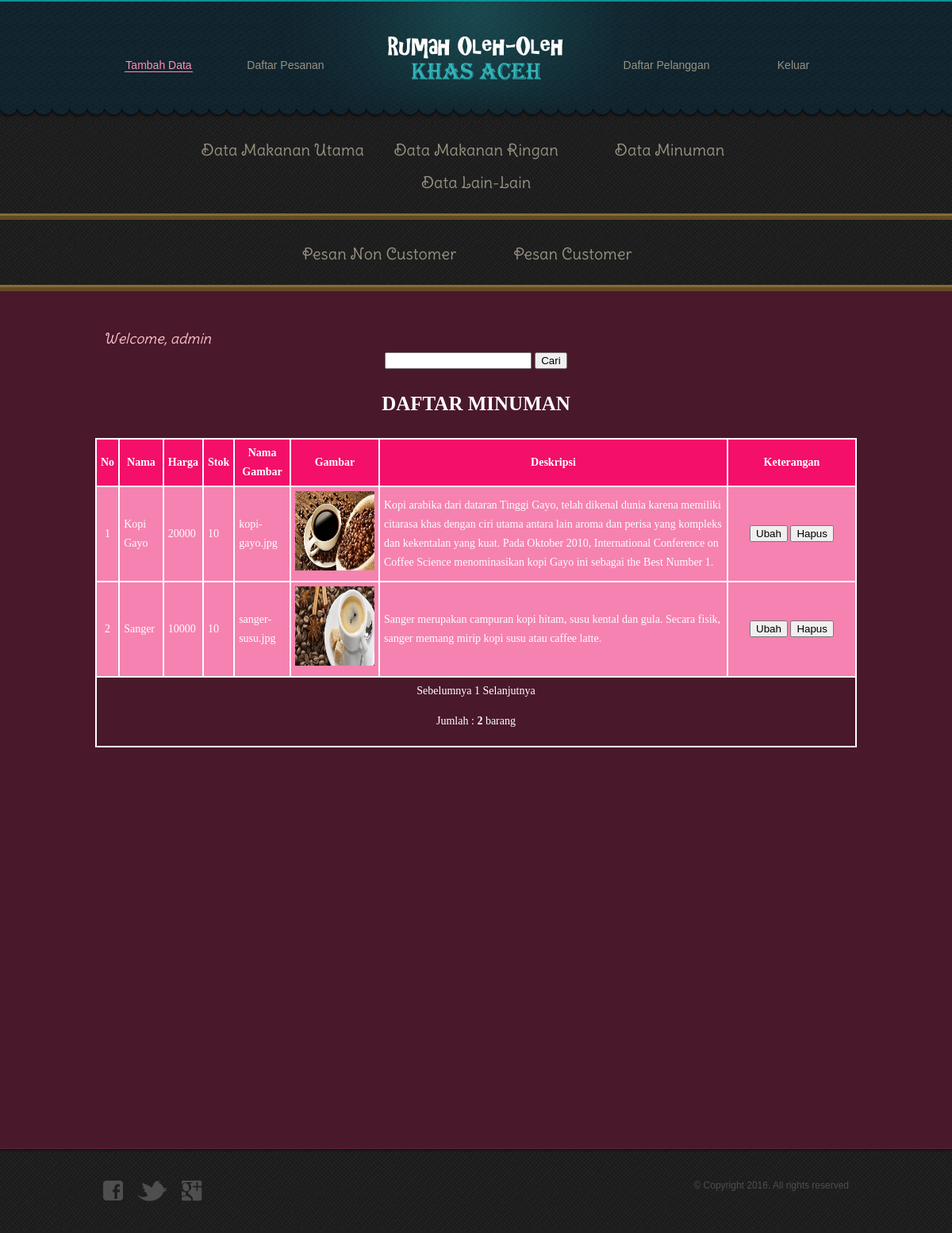
The page /admin/listminuman.php (signed in) on the database its author committed.
### tables this page shows
CREATE TABLE IF NOT EXISTS `barang` (
  `id_barang` int(5) NOT NULL AUTO_INCREMENT,
  `id_jenis` int(3) NOT NULL,
  `nama_barang` varchar(20) NOT NULL,
  `harga` int(10) NOT NULL,
  `stok` varchar(3) NOT NULL,
  `gambar` varchar(50) NOT NULL,
  `keterangan` varchar(300) NOT NULL,
  PRIMARY KEY (`id_barang`),
  KEY `barang_ibfk_1` (`id_jenis`)
);

### admin/listminuman.php (the view, shortened to what this page needs)
<!DOCTYPE html>
<?php
	$cari = $_GET ['cari'];
?>
<html>
<head>
	<link rel="stylesheet" type="text/css" href="../css/style.css">
</head>
<body>
<?php
	include "header.php";
	if ($cari == '')
	{
?>
	<div id="body">
		<div id="about">
		<h3>
			<?php
				echo"<i>Welcome, ".$_SESSION['username']." </i>";
			?>
		</h3>
			<center>
				<form method="get" action="listminuman.php">
				<center>
					<input type="text" name="cari">
					<input type="submit" name="submit" value="Cari" class="button">
				</center>
				</form>
			</center>
			<br><br>
			<h1 align="center"><b>DAFTAR MINUMAN</b></h1>
			<br><br>
			<table border="1" align="center" bordercolor="#ffffff" cellspacing="0" cellpadding="5" width="100%" height="100%">
				<tr bgcolor="#f30f6a" align="center">
					<td><b>No</b></td>
					<td><b>Nama</b></td>
					<td><b>Harga</b></td>
					<td><b>Stok</b></td>
					<td><b>Nama Gambar</b></td>
					<td><b>Gambar</b></td>
					<td><b>Deskripsi</b></td>
					<td><b>Keterangan</b></td>
				</tr>
				<?php
					$batas   = 10;
					if(empty($_GET['halaman'])){
						$posisi  = 0;
						$halaman = 1;
					}
					else{
						$halaman= $_GET['halaman'];
						$posisi = ($halaman-1) * $batas;
					}
					$result = mysql_query("SELECT b.nama_barang, b.harga, b.stok, b.gambar, b.keterangan, b.id_barang
										   FROM barang b, jenis j
										   WHERE b.id_jenis = j.id_jenis AND j.id_jenis =3 LIMIT $posisi, $batas");
					$no = $posisi+1;
					while($cols = mysql_fetch_array($result))
					{
				echo"<tr bgcolor='#f682b1'>
					<td height='30' align='center'>" .$no."</td>
					<td>".$cols [0]."</td>
					<td>".$cols [1]."</td>
					<td>".$cols [2]."</td>
					<td>".$cols [3]."</td>
					<td>"?><img src="../barang/<?PHP echo $cols['gambar'];?>"/ width="100" height="100"></td>
					<?php
					echo"<td>".$cols [4]."</td>
					<td align='center' width='150'>
						<a href=\"editminuman.php?id=".$cols[5]."\"><button>Ubah</button></a>
						<a href=\"hapusminuman.php?id=".$cols[5]."\" title=\"delete\" onclick=\"return confirm('Apakah Anda akan menghapus data ini?');\"><button>Hapus</button></a>
					</td>
				</tr>";
					$no++;
					}
					$tampil = mysql_query("SELECT b.nama_barang, b.harga, b.stok, b.gambar, b.keterangan
										   FROM barang b, jenis j
										   WHERE b.id_jenis = j.id_jenis AND j.id_jenis =3 GROUP BY b.nama_barang");
					$jmldata = mysql_num_rows($tampil);
					$jmlhal  = ceil($jmldata/$batas);
					echo"<tr>
						<td colspan='8' align=center>
						";
								if($halaman > 1){
									$prev=$halaman-1;
									echo "<span class=prevnext><a href=$_SERVER[PHP_SELF]?halaman=$prev&cari= id='font'>Sebelumnya </a></span> ";
								}
								else{
									echo "<center><span class=disabled id='font'>Sebelumnya </span>";
								}
								for($i=1;$i<=$jmlhal;$i++)
								if ($i != $halaman){
									echo " <a href=$_SERVER[PHP_SELF]?halaman=$i&cari= id='font'>$i</a> ";
								}
								else{
									echo "<span class=current id='font'>$i </span>";
								}
								if($halaman < $jmlhal){
									$next=$halaman+1;
									echo "<span class=prevnext><a href=$_SERVER[PHP_SELF]?halaman=$next&cari= id='font'> Selanjutnya</a></span>";
								}
								else{
									echo "<span class=disabled id='font'> Selanjutnya</span></center>";
								}
								echo "</div><p align=center id='font'>Jumlah : <b>$jmldata</b> barang</p>";
							?>
						</div>
<?php }
	include "footer.php";
?>
</body>
</html>

### css/style.css (style rules this page uses)
#body #about h1 b { color:#ffffff; font-size: 25px; font-family: 'georgia'; }
table { color: #ffffff; font-family: 'Georgia'; font-size: 14px; font-weight: normal; line-height: 24px; text-align:middle; border-style:solid; border-color:#ffffff; }
body { background: url(../images/bg-body.jpg) repeat left top; font-family: Arial, Helvetica, sans-serif; font-size: 14px; line-height: 1; margin: 0; min-width: 960px; padding: 0; }
a { outline: none; }
img { border: 0; }
#body { background: #4a182b; border-bottom: 1px solid #5f233a; min-height: 1050px; padding: 15px 0 15px; width: 100%; }
#body > div { margin: 0 auto; padding: 0; width: 960px; }
#body #about h1 { color: #fcc5c9; font-size: 24px; font-family: 'DeliusSwashCaps-Regular'; font-weight: normal; line-height: 30px; margin: 0; padding: 0 10px; }
#body #about h3 { color: #fcc5c9; font-size: 18px; font-family: 'DeliusSwashCaps-Regular'; font-weight: normal; margin: 0; padding: 36px 10px 8px; }

### rows shown on the page
barang: nama_barang "Kopi Gayo", harga "20000", stok "10", gambar "kopi-gayo.jpg", gambar (picture), keterangan "Kopi arabika dari dataran Tinggi Gayo, telah dikenal dunia karena memiliki citarasa khas dengan ciri utama antara lain aroma dan perisa yang kompleks dan kekentalan yang kuat. Pada Oktober 2010, International Conference on Coffee Science menominasikan kopi Gayo ini sebagai the Best Number 1."
barang: nama_barang "Sanger", harga "10000", stok "10", gambar "sanger-susu.jpg", gambar (picture), keterangan "Sanger merupakan campuran kopi hitam, susu kental dan gula. Secara fisik, sanger memang mirip kopi susu atau caffee latte."

### other values the page prints
$_SESSION['username'] "admin"
$jmldata "2"
